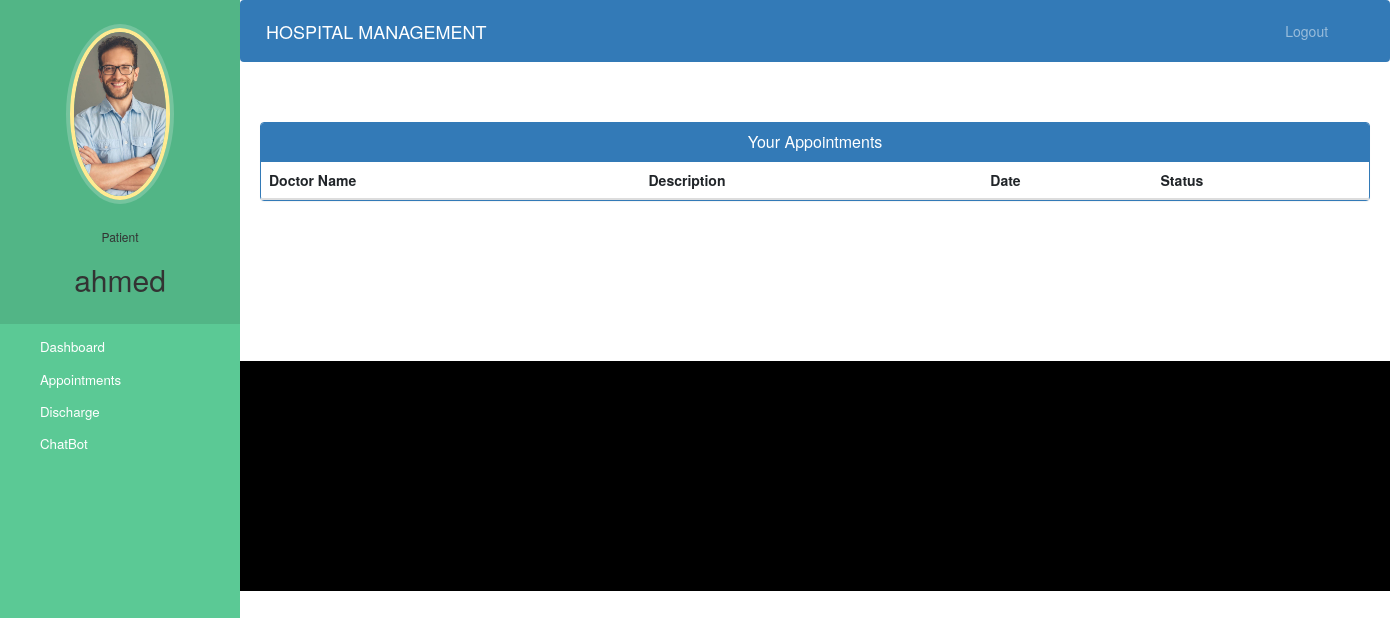
The app's page /patient-view-appointment (signed in), older data.
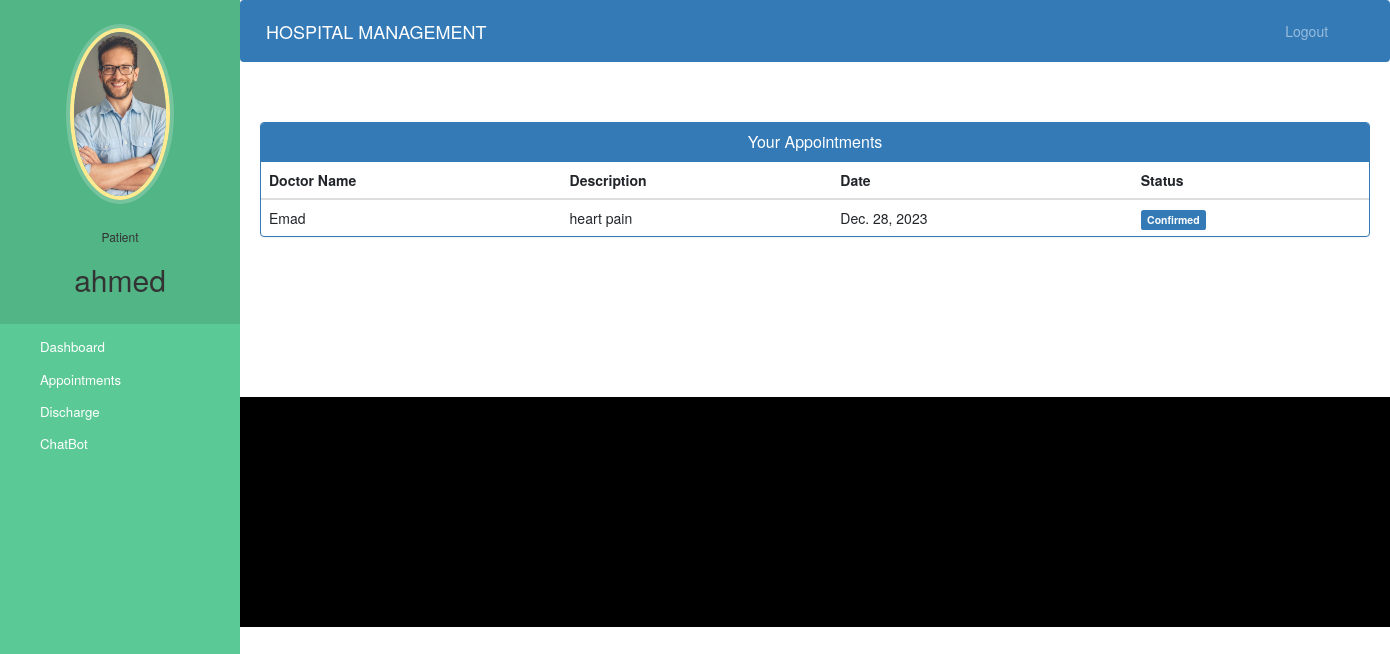
The same page, newer data.
### hospital/models.py (models this page shows)
class Appointment(models.Model):
    patientId=models.PositiveIntegerField(null=True)
    doctorId=models.PositiveIntegerField(null=True)
    patientName=models.CharField(max_length=40,null=True)
    doctorName=models.CharField(max_length=40,null=True)
    appointmentDate=models.DateField(auto_now=True)
    description=models.TextField(max_length=500)
    status=models.BooleanField(default=False)

### hospital/views.py (the view)
# urls.py: path('patient-view-appointment', views.patient_view_appointment_view,name='patient-view-appointment'),
@login_required(login_url='patientlogin')
@user_passes_test(is_patient)
def patient_view_appointment_view(request):
    patient=models.Patient.objects.get(user_id=request.user.id) #for profile picture of patient in sidebar
    appointments=models.Appointment.objects.all().filter(patientId=request.user.id)
    return render(request,'hospital/patient_view_appointment.html',{'appointments':appointments,'patient':patient})

### hospital/views.py (called while the page is built)
def is_patient(user):
    return user.groups.filter(name='PATIENT').exists()

### templates/hospital/patient_view_appointment.html (shortened to what this page needs)
{% extends 'hospital/patient_base.html' %}
{% block content %}
<head>
  <link href="//netdna.bootstrapcdn.com/bootstrap/3.0.0/css/bootstrap.min.css" rel="stylesheet" id="bootstrap-css">
</head>
<div class="container">
  <div class="panel panel-primary">
    <div class="panel-heading">
      <h6 class="panel-title">Your Appointments</h6>
    </div>
    <table class="table table-hover" id="dev-table">
      <thead>
        <tr>
          <th>Doctor Name</th>
          <th>Description</th>
          <th>Date</th>
          <th>Status</th>
        </tr>
      </thead>
      {% for a in appointments %}
      <tr>
        <td> {{a.doctorName}}</td>
        <td>{{a.description}}</td>
        <td>{{a.appointmentDate}}</td>
        {%if a.status%}
        <td> <span class="label label-primary">Confirmed</span></td>
        {% else %}
        <td> <span class="label label-success">Pending</span></td>
        {% endif %}
      </tr>
      {% endfor %}
    </table>
  </div>
</div>
{% endblock content %}

Row changes from the older to the newer data that the page shows:
added Appointment: doctorName "Emad", description "heart pain", appointmentDate "Dec. 28, 2023", status "Confirmed"
